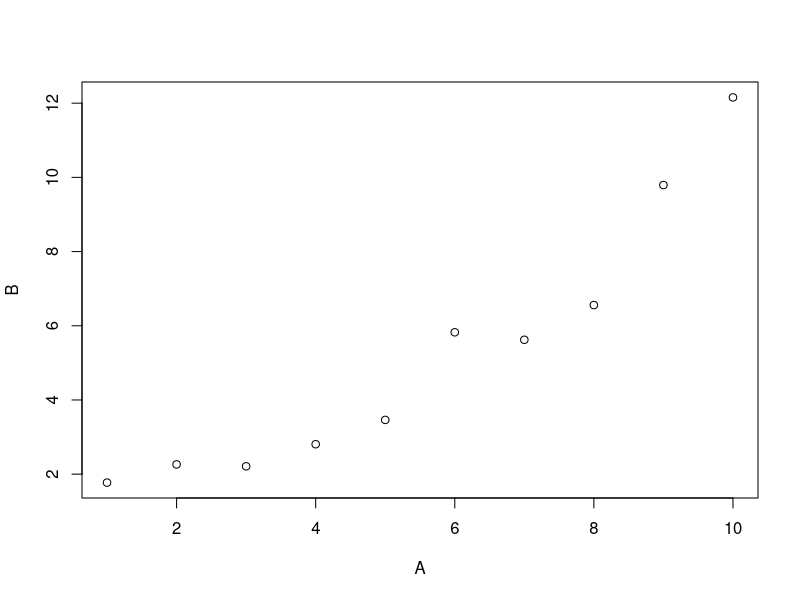
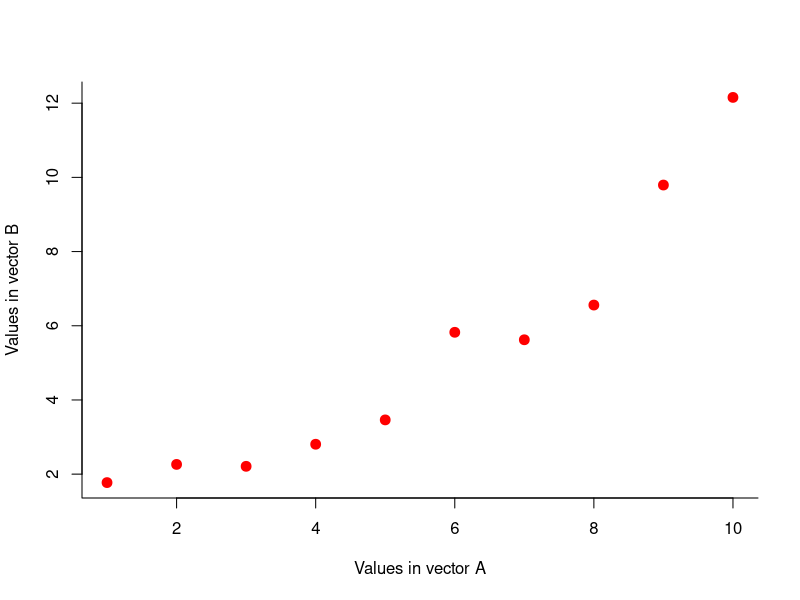
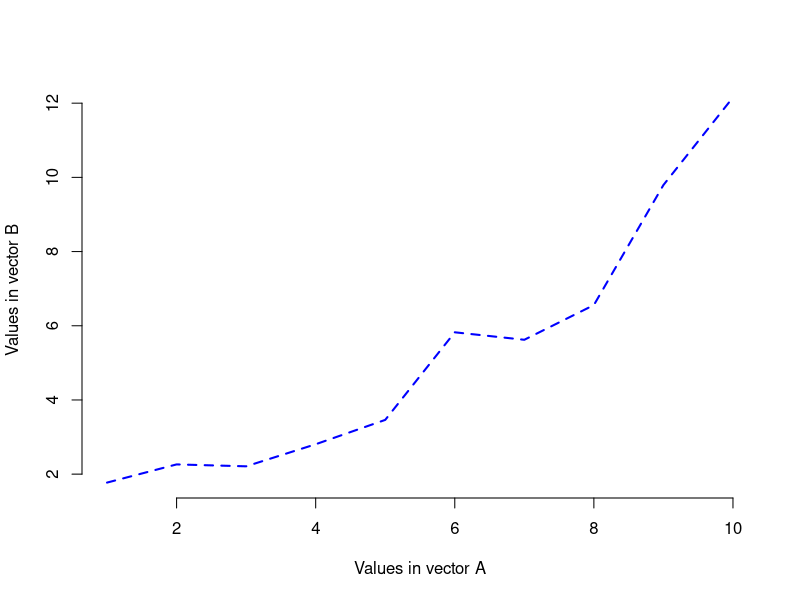
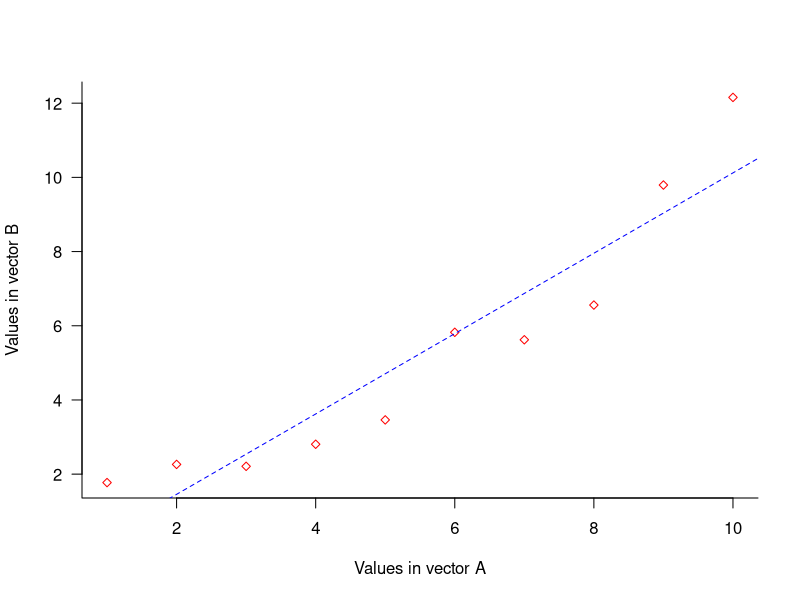
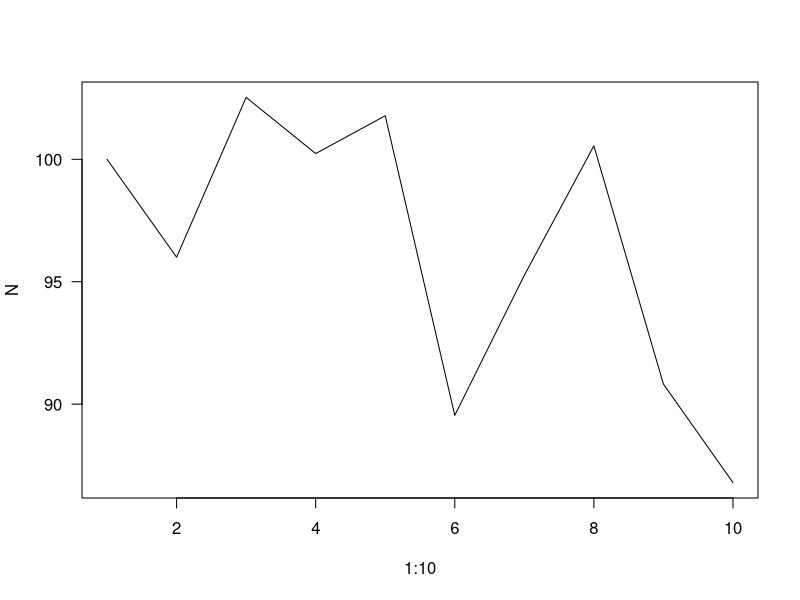

Generate these figures, in order, with R:

# It's good practice to start your code with a line that clears R's memory:
rm(list=ls())

# 6.  The assignment operator and commenting on your code
ZZ <- seq(1,2,0.01)
# comments are preceded by the hash sign (#), like this one

# 7.  Simple graphics

# The following 3 lines will produce a simple graph
A <- 1:10
B <- A+(1.5*rnorm(10))
plot(A,B)
# The next line specifies more details of the graphic output
plot(A,B,xlab="Values in vector A",ylab="Values in vector B",pch=19,col="red",cex=1.3,bty="l")
# Alternatively
plot(A,B,xlab="Values in vector A",ylab="Values in vector B",type="l", 	lwd=2,lty=2,col="blue",bty="n")
# Experiment with producing graphs of varying appearance. 
# Note that the axes ranges can be set using the xlim and ylim commands (see the help file under ?plot.default).  

# 8.	Simple statistics
# lm is used for a regression where y is a function of x, by writing y ~ x.  e.g.
mod <- lm(B~A)
summary(mod)
# add a best fit line
par(las=1) # I often use this command. It changes a graphical PARameter, so that y-axis labels are vertical, so you don't need to turn your head on its side to read them
plot(A,B,xlab="Values in vector A",ylab="Values in vector B",pch=5,col="red",cex=0.8,bty="l")
abline(mod,lty=2,col="blue")

# 9.	Loops and iteration
Some.text <- c("Hello","world")
for (L in 1:10) print(Some.text)
for (loop.var in seq(0.5,5,0.5)){
  X <- loop.var/2+1
  print(X)
}
# More elegantly:
LV <- seq(0.5,5,0.5)
(X <- LV/2+1)

N <- rep(0,10)		# sets up a vector of 10 zeros that we can change using calculations
N[1] <- 100
for (t in 2:10)	N[t] <- N[t-1]*(1+rnorm(1)/10)
plot(1:10,N,type="l")

# 10.	From vectors to matrices and data frames
my.matrix <- matrix(nrow=5,ncol=3,0)

my.matrix <- matrix(c(0,0.024,0,52,0.08,0.25,279.5,0,0.43),nrow=3)

DF <- read.csv("limpet.csv",header=TRUE)

write.table(DF,"An_output_file.csv",row.names=F,sep=",")

my.matrix[1,3]
my.matrix[3,2]
my.matrix[2,]
my.matrix[,2]
my.matrix[1:2,]
my.matrix[3,2:3]



